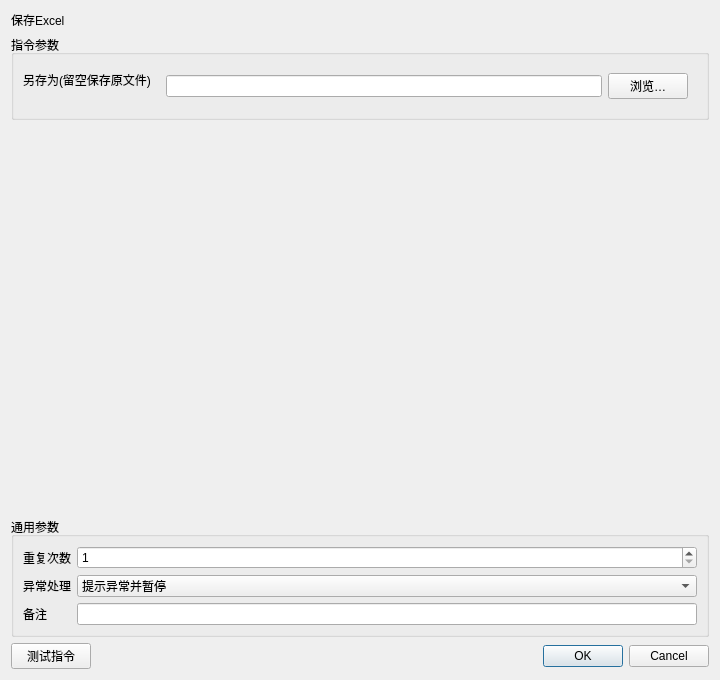
<?xml version="1.0" encoding="UTF-8"?><ui version="4.0"><class>InstructionEditor</class><widget class="QDialog" name="InstructionEditor"><property name="geometry"><rect><x>0</x><y>0</y><width>720</width><height>680</height></rect></property><layout class="QVBoxLayout" name="rootLayout"><item><widget class="QLabel" name="titleLabel"><property name="text"><string>保存Excel</string></property></widget></item><item><widget class="QGroupBox" name="parameterGroupBox"><property name="title"><string>指令参数</string></property><layout class="QFormLayout" name="parameterFormLayout"><item row="0" column="0"><widget class="QLabel" name="label_0"><property name="text"><string>另存为(留空保存原文件)</string></property></widget></item><item row="0" column="1"><widget class="QWidget" name="container_0"><layout class="QHBoxLayout" name="fieldLayout_0"><item><widget class="QLineEdit" name="parameter_0"><property name="text"><string></string></property></widget></item><item><widget class="QPushButton" name="auxiliary_0"><property name="text"><string>浏览…</string></property></widget></item></layout></widget></item></layout></widget></item><item><spacer name="verticalSpacer"><property name="orientation"><enum>Qt::Vertical</enum></property><property name="sizeHint" stdset="0"><size><width>20</width><height>20</height></size></property></spacer></item>
<item><widget class="QGroupBox" name="commonGroupBox"><property name="title"><string>通用参数</string></property><layout class="QFormLayout" name="commonFormLayout">
<item row="0" column="0"><widget class="QLabel" name="repeatLabel"><property name="text"><string>重复次数</string></property></widget></item><item row="0" column="1"><widget class="QSpinBox" name="repeatSpinBox"><property name="minimum"><number>1</number></property><property name="maximum"><number>999999</number></property><property name="value"><number>1</number></property></widget></item>
<item row="1" column="0"><widget class="QLabel" name="errorPolicyLabel"><property name="text"><string>异常处理</string></property></widget></item><item row="1" column="1"><widget class="QComboBox" name="errorPolicyComboBox"><item><property name="text"><string>自动跳过</string></property></item><item><property name="text"><string>提示异常并暂停</string></property></item><item><property name="text"><string>提示异常并停止</string></property></item><property name="currentIndex"><number>1</number></property></widget></item>
<item row="2" column="0"><widget class="QLabel" name="noteLabel"><property name="text"><string>备注</string></property></widget></item><item row="2" column="1"><widget class="QLineEdit" name="noteEdit"/></item>
</layout></widget></item>
<item><layout class="QHBoxLayout" name="footerLayout"><item><widget class="QPushButton" name="testButton"><property name="text"><string>测试指令</string></property></widget></item><item><spacer name="footerSpacer"><property name="orientation"><enum>Qt::Horizontal</enum></property><property name="sizeHint" stdset="0"><size><width>40</width><height>20</height></size></property></spacer></item><item><widget class="QDialogButtonBox" name="buttonBox"><property name="standardButtons"><set>QDialogButtonBox::Cancel|QDialogButtonBox::Ok</set></property></widget></item></layout></item>
</layout></widget><resources/><connections/></ui>
